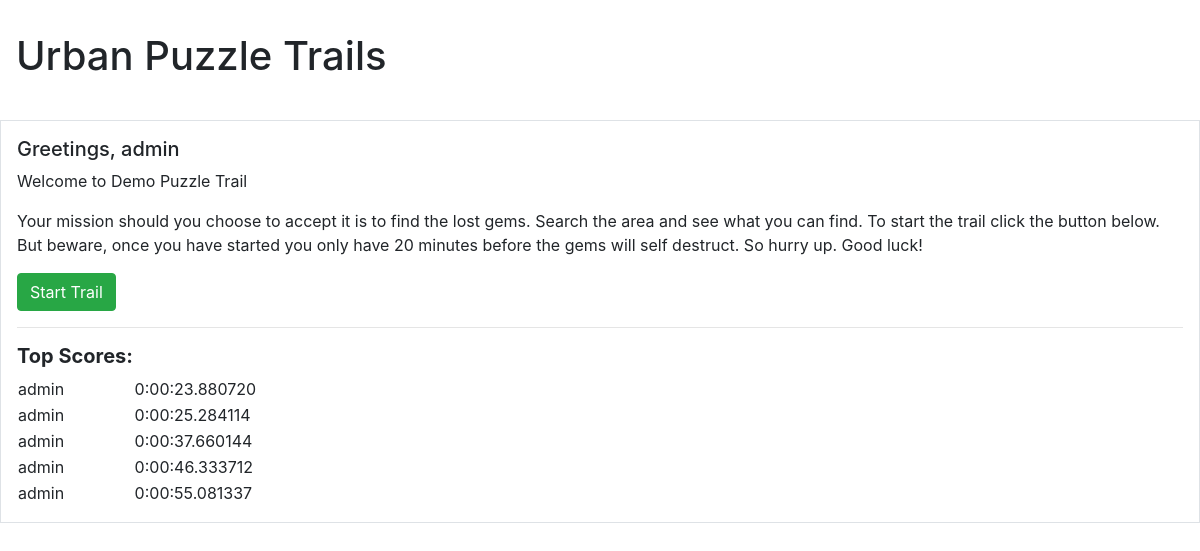
Page /trail/1/ (signed in) on the committed database.
### trail/models.py (models this page shows, shortened)
class Trail(models.Model):
    trail_name = models.CharField(max_length=120) # max_length = required
    trail_description = models.TextField(blank=True, null=True)
    trail_mission = models.CharField(max_length=75, default="This is a mission")
    trail_total_items = models.IntegerField(default=0) # CharField(max_length=75, default="This is a mission")
    trail_start_location = models.CharField(max_length=120, blank=True)

class Game(models.Model):
    game_name = models.CharField(max_length=120)
    game_mission = models.TextField(blank=True, null=True)
    game_player = models.ForeignKey(User, null=True, on_delete=models.SET_NULL)
    game_url = models.CharField(max_length=16)
    game_start = models.DateTimeField(auto_now_add=True)
    game_inventory = models.ManyToManyField(Item, blank=True)
    game_total_items = models.IntegerField(default=0)
    game_trail = models.ForeignKey(Trail, null=True, on_delete=models.SET_NULL)
    game_duration = models.DurationField(null=True)
    game_progress = models.IntegerField(default=0)
    game_status = models.CharField(default='Not Started', max_length=20)
    game_event_list = models.ManyToManyField(Event, blank=True)
    def __str__(self):
        return self.game_name

### trail/views.py (the view, shortened to what this page needs)
# urls.py: path('trail/<int:id>/', trail_main_view, name='trail_main_view'),  # For when we add more trails!
@login_required(login_url='/login/')
def trail_main_view(request, id=id):
    trail_data = get_object_or_404(Trail, id=id)
    top_score_games = get_high_scores(5)
    context = {
        "object": trail_data,
        "top_scores": top_score_games,
        }
    return render(request, "trail/trail_main.html", context)

### trail/utility_functions.py (called while the page is built)
def get_high_scores(number):
    games_list = Game.objects.exclude(game_duration__isnull=True).order_by('game_duration')[:number]
    print(games_list)
    game_data = games_list[0]
    print(game_data)
    for game in games_list:
        print('*** %s  -  %s ***' % (game.game_player, game.game_duration))
    return games_list

### templates/trail/trail_main.html (shortened to what this page needs)
{% extends 'base.html' %}
{% block heading %}Urban Puzzle Trails{% endblock %}
{% block content %}
  <div class="description">
        <h5>Greetings, {{ user }}</h5>
        <p>Welcome to {{ object.trail_name }}</p>
        <p>{{ object.trail_description  }}</p>
        <form method="post">
            <button type="submit" class="btn btn-success">Start Trail</button>
        </form>
</div>
<hr>
<div>
    <h5><b>Top Scores:</b></h5>
    <table style="width:50%">
      <col width="20%">
      <col width="80%">
        {% for game in top_scores %}
            <tr>
                <td>{{ game.game_player }}</td>
                <td>{{ game.game_duration }}</td>
            </tr>
        {% endfor %}
    </table>
</div>
{% endblock %}

### rows in the picture
Trail: trail_name "Demo Puzzle Trail", trail_description "Your mission should you choose to accept it is to find the lost gems. Search the area and see what you can find. To start the trail click the button below. But beware, once you have started you only have 20 minutes before the gems will self destruct. So hurry up. Good luck!"
Game: game_player "admin", game_duration "0:00:23.880720"
Game: game_player "admin", game_duration "0:00:25.284114"
Game: game_player "admin", game_duration "0:00:37.660144"
Game: game_player "admin", game_duration "0:00:46.333712"
Game: game_player "admin", game_duration "0:00:55.081337"

### other values in the picture
{{ user }} "admin"
